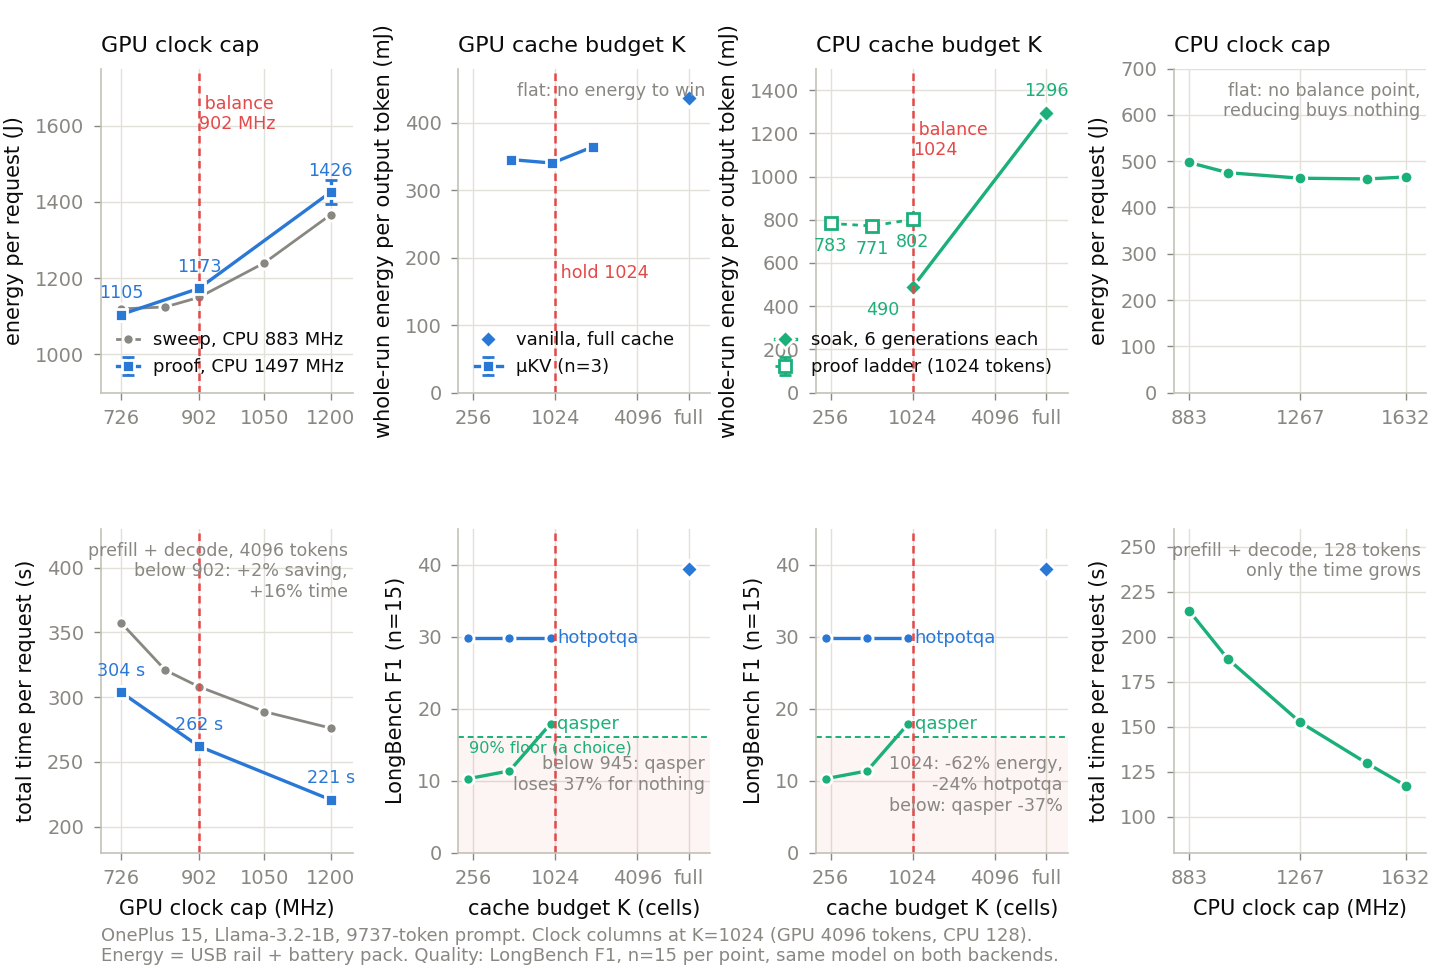

Source code (Python):
#!/usr/bin/env python3
"""Balance points: for each control, energy on top and its price below, on one x axis, with
the operating point the data supports marked. OnePlus 15, Llama-3.2-1B-Instruct Q4_K_M.

Columns: GPU clock cap | GPU cache K | CPU cache K | CPU clock cap
Row 1: energy (per request for clocks, per decoded token for caches).
Row 2: the price: time to first token (clocks) or LongBench F1 (caches).
Re-run after the proof finishes: it reads /tmp/ea_proof_v2 and adds every valid cell.
"""
import csv, json, os, re, sys, glob, statistics as st
import matplotlib
matplotlib.use("Agg")
import matplotlib.pyplot as plt

sys.path.insert(0, "/home/mislam22/EndurKV_workspace/EndurKV/scripts")
from ea_proof_summary import load as load_cell

BLUE, AQUA, RED, YELLOW = "#2a78d6", "#1baf7a", "#e34948", "#eda100"
INK, MUTED, GRID, AXIS, SURF = "#0b0b0b", "#898781", "#e1e0d9", "#c3c2b7", "#ffffff"
plt.rcParams.update({
    "font.family": "sans-serif", "font.sans-serif": ["DejaVu Sans", "Arial", "Helvetica"],
    "font.size": 7.5, "axes.labelsize": 7.5, "axes.titlesize": 8, "legend.fontsize": 6.5,
    "xtick.labelsize": 7, "ytick.labelsize": 7, "axes.edgecolor": AXIS, "axes.linewidth": 0.6,
    "xtick.color": MUTED, "ytick.color": MUTED, "axes.labelcolor": INK, "text.color": INK,
    "grid.color": GRID, "grid.linewidth": 0.5, "axes.grid": True, "axes.axisbelow": True,
    "legend.frameon": False, "figure.facecolor": SURF, "axes.facecolor": SURF,
    "pdf.fonttype": 42, "ps.fonttype": 42,
})

def ms(v):
    v = [x for x in v if x == x]
    return (st.mean(v), (st.pstdev(v) if len(v) > 1 else 0.0), len(v)) if v else (float("nan"), 0.0, 0)

def style(ax):
    for s in ("top", "right"):
        ax.spines[s].set_visible(False)
    ax.tick_params(length=2.5, width=0.5)

def balance(ax, x, text, y=0.04):
    ax.axvline(x, color=RED, lw=0.9, ls=(0, (3, 2)), zorder=2)
    ax.text(x, ax.get_ylim()[0] + y * (ax.get_ylim()[1] - ax.get_ylim()[0]), " " + text, color=RED, fontsize=6.3, va="bottom", ha="left")

# ---------- data ----------
# GPU clock: sweep (CPU at 883 MHz) and proof (CPU at 1497 MHz)
sweep = {}
for d in sorted(glob.glob("/tmp/clock_sweep/clk_*")):
    x = load_cell(d); m = json.load(open(d + "/meta.json"))
    sweep[int(d.split("_")[-1])] = dict(E=x["mJ"] * m["n_decode_steps"] / 1000, pre=x["prefill_s"], wall=m["total_ms"] / 1000)
proof = {}
for d in sorted(glob.glob("/tmp/ea_proof_v2/*_r[0-9]")):
    b = os.path.basename(d)
    if not os.path.exists(d + "/meta.json"):
        continue
    x = load_cell(d); m = json.load(open(d + "/meta.json"))
    arm = b.rsplit("_r", 1)[0]
    proof.setdefault(arm, []).append(dict(E=x["mJ"] * m["n_decode_steps"] / 1000, pre=x["prefill_s"], wall=m["total_ms"] / 1000, mJ=x["mJ"], K=x["K"],
                                          dec_mJ=x["dec_mJ"], gpu_mhz=x["gpu_mhz"]))
gpu_mhz_of = {"gpu_healthy": 1200, "gpu_mid": 902, "gpu_low": 726}
# GPU cache K: n=3 campaign whole-run mJ/token, plus vanilla
gk = {}
for d in glob.glob("/tmp/ea_n3/r*"):
    x = load_cell(d); gk.setdefault(x["K"], []).append(x["mJ"])
van_gpu = load_cell("/tmp/energy_tiers/gen_vanilla")["mJ"]
# CPU clock sweep (muKV arms, 128 tokens)
csw = {}
for d in glob.glob("/tmp/phone_freq_sweep/v2_*"):
    if not os.path.isdir(d) or not os.path.exists(d + "/meta.json"):
        continue
    x = load_cell(d); m = json.load(open(d + "/meta.json"))
    csw[int(d.split("_")[-1]) // 1000] = dict(E=x["mJ"] * m["n_decode_steps"] / 1000, pre=x["prefill_s"], wall=m["total_ms"] / 1000)
# CPU cache: soak arms (whole-arm energy per token)
def soak(path):
    its = sorted(glob.glob(path + "/iter_*.json"))
    msj = [json.loads(re.sub(r":\s*-?nan\b", ": NaN", open(f).read())) for f in its]
    rs = list(csv.DictReader(open(path + "/sensors.csv", "rb").read().decode("utf-8", "replace").splitlines()))
    usb = 0.0; prev = None
    for r in rs:
        try:
            t = float(r["monotonic_s"]); v = float(r["usb_voltage_uv"]) / 1e6; i = abs(float(r["usb_current_ua"])) / 1e6
        except Exception:
            continue
        if prev is not None:
            dt = min(t - prev, 5.0)
            if dt > 0:
                usb += v * i * dt
        prev = t
    q = [float(r["bat_charge_uah"]) for r in rs if r.get("bat_charge_uah", "").strip().lstrip("-").isdigit()]
    vv = [float(r["bat_voltage_now_uv"]) / 1e6 for r in rs if r.get("bat_voltage_now_uv", "").strip().isdigit()]
    bat = max(0.0, (q[0] - q[-1]) / 1e6) * (sum(vv) / len(vv) if vv else 4.35) * 3600 if len(q) > 1 else 0.0
    toks = sum(m["n_decode_steps"] for m in msj)
    return (usb + bat) * 1000 / toks, st.mean(m["decode_tps"] for m in msj)
cpu_full_mJ, cpu_full_tps = soak("/tmp/cpu_soak/vanilla")
cpu_1024_mJ, cpu_1024_tps = soak("/tmp/cpu_soak/mukv_wdoff")
# quality per K (Llama-1B, n=15), model-level so it applies to both backends
tq = json.load(open("/tmp/tier_quality.json"))
qK = [236, 473, 945]
hot = [tq[f"kpct{p}|hotpotqa"]["f1"] for p in (5, 10, 20)]
qas = [tq[f"kpct{p}|qasper"]["f1"] for p in (5, 10, 20)]
hot_full = tq["llama1b__vanilla|hotpotqa"]["f1"]

# ---------- figure ----------
fig, axs = plt.subplots(2, 4, figsize=(7.2, 4.9))
fig.subplots_adjust(left=0.07, right=0.99, top=0.93, bottom=0.13, wspace=0.42, hspace=0.42)
(a1, b1, c1, d1), (a2, b2, c2, d2) = axs

# --- column 1: GPU clock cap ---
xs = sorted(sweep)
a1.plot(xs, [sweep[x]["E"] for x in xs], color=MUTED, lw=1.0, marker="o", ms=4, mfc=MUTED, mec=SURF, label="sweep, CPU 883 MHz")
px = [gpu_mhz_of[a] for a in gpu_mhz_of if a in proof]; pe = [ms([c["E"] for c in proof[a]]) for a in gpu_mhz_of if a in proof]
a1.errorbar(px, [e[0] for e in pe], yerr=[e[1] for e in pe], color=BLUE, lw=1.2, marker="s", ms=4.5, mfc=BLUE, mec=SURF, capsize=2, label="proof, CPU 1497 MHz")
for x_, e in zip(px, pe):
    a1.annotate(f"{e[0]:.0f}", (x_, e[0]), xytext=(0, 6), textcoords="offset points", ha="center", fontsize=6.3, color=BLUE)
a1.set_ylim(900, 1750); a1.set_ylabel("energy per request (J)"); a1.set_title("GPU clock cap", loc="left")
a1.legend(loc="lower left", handlelength=1.2)
balance(a1, 902, "balance\n902 MHz", 0.80)
style(a1)
a2.plot(xs, [sweep[x]["wall"] for x in xs], color=MUTED, lw=1.0, marker="o", ms=4, mfc=MUTED, mec=SURF)
pp = [ms([c["wall"] for c in proof[a]]) for a in gpu_mhz_of if a in proof]
a2.errorbar(px, [p[0] for p in pp], yerr=[p[1] for p in pp], color=BLUE, lw=1.2, marker="s", ms=4.5, mfc=BLUE, mec=SURF, capsize=2)
for x_, p in zip(px, pp):
    a2.annotate(f"{p[0]:.0f} s", (x_, p[0]), xytext=(0, 6), textcoords="offset points", ha="center", fontsize=6.3, color=BLUE)
a2.set_ylim(180, 430); a2.set_ylabel("total time per request (s)"); a2.set_xlabel("GPU clock cap (MHz)")
a2.text(0.98, 0.96, "prefill + decode, 4096 tokens\nbelow 902: +2% saving,\n+16% time", transform=a2.transAxes, fontsize=6.3, color=MUTED, ha="right", va="top")
balance(a2, 902, "", 0.5)
style(a2)
for ax in (a1, a2):
    ax.set_xticks([726, 902, 1050, 1200]); ax.set_xlim(680, 1250)

# --- column 2: GPU cache K ---
ks = sorted(gk); ge = [ms(gk[k]) for k in ks]
b1.errorbar(ks, [e[0] for e in ge], yerr=[e[1] for e in ge], color=BLUE, lw=1.2, marker="s", ms=4.5, mfc=BLUE, mec=SURF, capsize=2, label="μKV (n=3)")
b1.plot([9741], [van_gpu], marker="D", ms=4.5, mfc=BLUE, mec=SURF, ls="none", label="vanilla, full cache")
b1.set_ylim(0, 480); b1.set_ylabel("whole-run energy per output token (mJ)"); b1.set_title("GPU cache budget K", loc="left")
b1.legend(loc="lower left", handlelength=1.5)
b1.text(0.98, 0.96, "flat: no energy to win", transform=b1.transAxes, fontsize=6.3, color=MUTED, ha="right", va="top")
style(b1)
for y_, col, lab in ((hot, BLUE, "hotpotqa"), (qas, AQUA, "qasper")):
    b2.plot(qK, y_, color=col, lw=1.2, marker="o", ms=4, mfc=col, mec=SURF)
    b2.text(qK[-1] * 1.12, y_[-1], lab, color=col, fontsize=6.5, va="center")
b2.plot([9741], [hot_full], marker="D", ms=4.5, mfc=BLUE, mec=SURF, ls="none")
b2.axhspan(0, 0.9 * qas[-1], color=RED, alpha=0.06, lw=0)
b2.axhline(0.9 * qas[-1], color=AQUA, lw=0.7, ls=(0, (3, 2)))
b2.text(240, 0.9 * qas[-1] - 0.6, "90% floor (a choice)", color=AQUA, fontsize=5.8, va="top")
b2.set_ylim(0, 45); b2.set_ylabel("LongBench F1 (n=15)"); b2.set_xlabel("cache budget K (cells)")
b2.text(0.98, 0.30, "below 945: qasper\nloses 37% for nothing", transform=b2.transAxes, fontsize=6.3, color=MUTED, ha="right", va="top")
style(b2)
for ax in (b1, b2):
    ax.set_xscale("log", base=2); ax.set_xticks([256, 1024, 4096, 9741]); ax.set_xticklabels(["256", "1024", "4096", "full"]); ax.set_xlim(200, 14000)
balance(b1, 1024, "hold 1024", 0.34); balance(b2, 1024, "", 0.5)

# --- column 3: CPU cache K ---
c1.plot([9741, 1024], [cpu_full_mJ, cpu_1024_mJ], color=AQUA, lw=1.2, marker="D", ms=4.5, mfc=AQUA, mec=SURF, label="soak, 6 generations each")
c1.annotate(f"{cpu_full_mJ:.0f}", (9741, cpu_full_mJ), xytext=(0, 6), textcoords="offset points", ha="center", fontsize=6.3, color=AQUA)
c1.annotate(f"{cpu_1024_mJ:.0f}", (1024, cpu_1024_mJ), xytext=(-5, -10), textcoords="offset points", ha="right", fontsize=6.3, color=AQUA)
cpu_arms = [(a, proof[a]) for a in ("cpu_healthy", "cpu_mid", "cpu_low") if a in proof]
if cpu_arms:
    cx = [cells[0]["K"] for _, cells in cpu_arms]; ce = [ms([c["mJ"] for c in cells]) for _, cells in cpu_arms]
    c1.errorbar(cx, [e[0] for e in ce], yerr=[e[1] for e in ce], color=AQUA, lw=1.0, ls=(0, (2, 2)), marker="s", ms=4.5, mfc=SURF, mec=AQUA, capsize=2, label="proof ladder (1024 tokens)")
    for x_, e in zip(cx, ce):
        c1.annotate(f"{e[0]:.0f}", (x_, e[0]), xytext=(0, -10), textcoords="offset points", ha="center", fontsize=6.3, color=AQUA)
else:
    c1.text(0.03, 0.48, "1024 / 512 / 256:\nproof running", transform=c1.transAxes, fontsize=6.3, color=MUTED)
c1.set_ylim(0, 1500); c1.set_ylabel("whole-run energy per output token (mJ)"); c1.set_title("CPU cache budget K", loc="left")
c1.legend(loc="lower right", handlelength=1.2)
style(c1)
for y_, col, lab in ((hot, BLUE, "hotpotqa"), (qas, AQUA, "qasper")):
    c2.plot(qK, y_, color=col, lw=1.2, marker="o", ms=4, mfc=col, mec=SURF)
    c2.text(qK[-1] * 1.12, y_[-1], lab, color=col, fontsize=6.5, va="center")
c2.plot([9741], [hot_full], marker="D", ms=4.5, mfc=BLUE, mec=SURF, ls="none")
c2.axhspan(0, 0.9 * qas[-1], color=RED, alpha=0.06, lw=0)
c2.axhline(0.9 * qas[-1], color=AQUA, lw=0.7, ls=(0, (3, 2)))
c2.set_ylim(0, 45); c2.set_ylabel("LongBench F1 (n=15)"); c2.set_xlabel("cache budget K (cells)")
c2.text(0.98, 0.30, "1024: -62% energy,\n-24% hotpotqa\nbelow: qasper -37%", transform=c2.transAxes, fontsize=6.3, color=MUTED, ha="right", va="top")
style(c2)
for ax in (c1, c2):
    ax.set_xscale("log", base=2); ax.set_xticks([256, 1024, 4096, 9741]); ax.set_xticklabels(["256", "1024", "4096", "full"]); ax.set_xlim(200, 14000)
balance(c1, 1024, "balance\n1024", 0.72); balance(c2, 1024, "", 0.5)

# --- column 4: CPU clock cap ---
xs = sorted(csw)
d1.plot(xs, [csw[x]["E"] for x in xs], color=AQUA, lw=1.2, marker="o", ms=4.5, mfc=AQUA, mec=SURF)
d1.set_ylim(0, 700); d1.set_ylabel("energy per request (J)"); d1.set_title("CPU clock cap", loc="left")
d1.text(0.98, 0.96, "flat: no balance point,\nreducing buys nothing", transform=d1.transAxes, fontsize=6.3, color=MUTED, ha="right", va="top")
style(d1)
d2.plot(xs, [csw[x]["wall"] for x in xs], color=AQUA, lw=1.2, marker="o", ms=4.5, mfc=AQUA, mec=SURF)
d2.set_ylim(80, 260); d2.set_ylabel("total time per request (s)"); d2.set_xlabel("CPU clock cap (MHz)")
d2.text(0.98, 0.96, "prefill + decode, 128 tokens\nonly the time grows", transform=d2.transAxes, fontsize=6.3, color=MUTED, ha="right", va="top")
style(d2)
for ax in (d1, d2):
    ax.set_xticks([883, 1267, 1632]); ax.set_xlim(830, 1700)

fig.text(0.07, 0.015, "OnePlus 15, Llama-3.2-1B, 9737-token prompt. Clock columns at K=1024 (GPU 4096 tokens, CPU 128).\nEnergy = USB rail + battery pack. Quality: LongBench F1, n=15 per point, same model on both backends.",
         fontsize=6.5, color=MUTED, ha="left", va="bottom")
out = "/home/mislam22/EndurKV_workspace/EndurKV/figures/fig_balance_points"
fig.savefig(out + ".pdf"); fig.savefig(out + ".png", dpi=200)
print("wrote", out)
print("proof arms used:", {a: len(v) for a, v in proof.items()})
